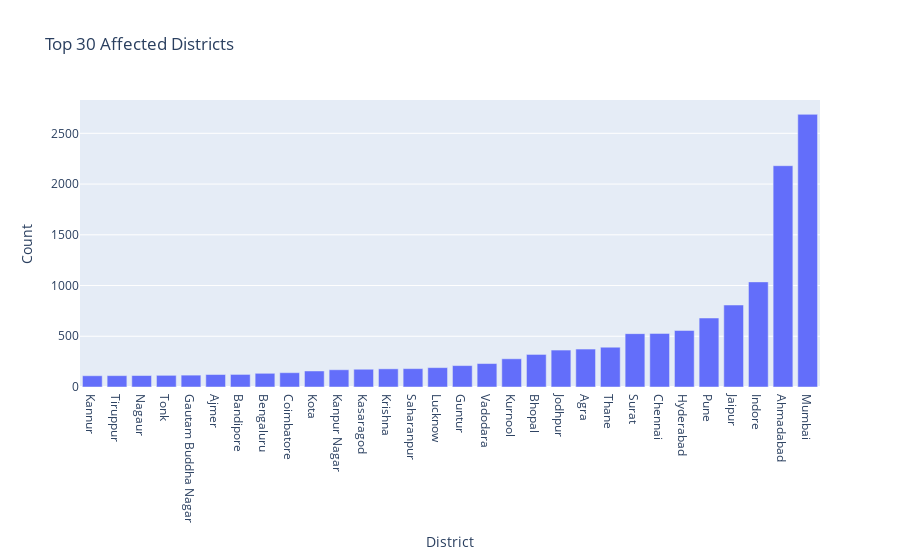

Notebook code cell kept with this figure:
### Markdown cell above
#### Hotspots

### Code cell
df = pd.DataFrame(patients.groupby('detected_district').size().sort_values().tail(30))
df.columns = ['Count']
fig=go.Figure()
fig.add_trace(go.Bar(x=df.index,y=df['Count']))
fig.update_layout(title='Top 30 Affected Districts',xaxis=dict(title='District'),yaxis=dict(title='Count'))

### Figure 1 — Plotly figure (JSON) as saved in the notebook; plotly's stock layout.template omitted (floating-point values rounded to 4 significant figures)
{"data": [{"type": "bar", "x": ["Kannur", "Tiruppur", "Nagaur", "Tonk", "Gautam Buddha Nagar", "Ajmer", "Bandipore", "Bengaluru", "Coimbatore", "Kota", "Kanpur Nagar", "Kasaragod", "Krishna", "Saharanpur", "Lucknow", "Guntur", "Vadodara", "Kurnool", "Bhopal", "Jodhpur", "Agra", "Thane", "Surat", "Chennai", "Hyderabad", "Pune", "Jaipur", "Indore", "Ahmadabad", "Mumbai"], "y": [111, 112, 113, 115, 117, 123, 124, 135, 141, 158, 170, 175, 179, 181, 191, 211, 231, 278, 321, 364, 374, 392, 526, 528, 557, 680, 808, 1036, 2181, 2687]}], "layout": {"title": {"text": "Top 30 Affected Districts"}, "xaxis": {"title": {"text": "District"}}, "yaxis": {"title": {"text": "Count"}}}}
